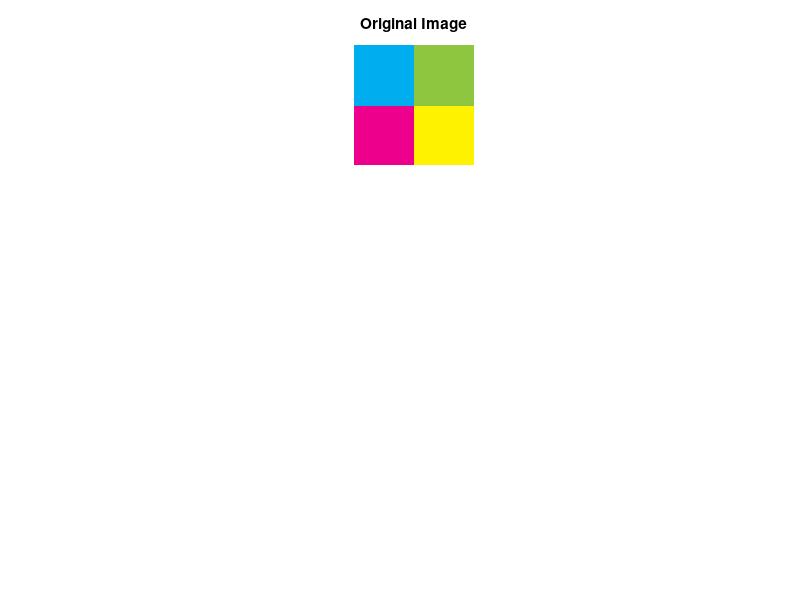

Write MATLAB code to recreate this figure. (Note: this script raises an error after producing the figure.)
function color_find
global color_image;
load color_image;
% %using the gui for user display..
% disp('enter the details in the dialog box');
%  prompt={'Enter persons name:'};
%    %prompt is an cell array..
%    dlgTitle='Image Directory name';
%    def={'Enter the Image File name'};
%    i1=inputdlg(prompt,dlgTitle,1,def);
%    i=i1{1,1};%search or cell command ..go to celldisp(i1)
%    %i=input('Enter the File Name in the current directory\n','s');
%    %ALSO USE UIGETFILE .INTESTING FUNCTION,POPS UP WINDOW TO BE USED 
%    %FOR BROWSING AND GETTING THE DESIRED FILE
%    %[FILE,PATHNAME]=UIGETFILE('*.*','UR TITLE ON THE WINDOW TOP LEFT');
%    
tr=90;%input('Enter the THRESHOLD VALUE 1-99\n');
r=color_image;%imread(i);
figure(4)

subplot(3,1,1);
imshow(r);
title('Original Image')
pixel_color=impixel(r);
color_map=pixel_color./255;
cm=colormap(color_map);
subplot(3,1,2)

%i m using color_map to display the image color selected..only not for passing it on to the find_color function
image(cm);%if imshow function is used..its not working..!!>?
title('Selected COlor');
[image,index]=find_color(r,[],tr,pixel_color);%color_map);
%dnt use color_map variable to send it to the find_color function..
pause(1);
rehash;
subplot(3,1,3)
imshow(image);
title('Selected Color Eliminated')
color_image=image;
save color_image;
%figure
%imhist(r);




